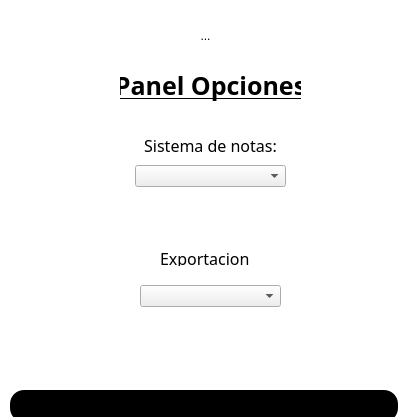
<?xml version="1.0" encoding="UTF-8"?>
<ui version="4.0">
 <class>Dialog</class>
 <widget class="QDialog" name="Dialog">
  <property name="geometry">
   <rect>
    <x>0</x>
    <y>0</y>
    <width>407</width>
    <height>417</height>
   </rect>
  </property>
  <property name="windowTitle">
   <string>Dialog</string>
  </property>
  <property name="styleSheet">
   <string notr="true">QDialog {
background: white;
}</string>
  </property>
  <widget class="QToolButton" name="icono">
   <property name="geometry">
    <rect>
     <x>180</x>
     <y>10</y>
     <width>51</width>
     <height>51</height>
    </rect>
   </property>
   <property name="styleSheet">
    <string notr="true">#icono {
background: white;
border-radius: 15px;
}
</string>
   </property>
   <property name="text">
    <string>...</string>
   </property>
   <property name="icon">
    <iconset resource="recursos.qrc">
     <normaloff>:/path/imagenes/opciones.ico</normaloff>:/path/imagenes/opciones.ico</iconset>
   </property>
   <property name="iconSize">
    <size>
     <width>40</width>
     <height>40</height>
    </size>
   </property>
  </widget>
  <widget class="QFrame" name="frame">
   <property name="geometry">
    <rect>
     <x>10</x>
     <y>160</y>
     <width>391</width>
     <height>31</height>
    </rect>
   </property>
   <property name="styleSheet">
    <string notr="true">QFrame {
background: white;
border-radius: 15px;
}</string>
   </property>
   <property name="frameShape">
    <enum>QFrame::StyledPanel</enum>
   </property>
   <property name="frameShadow">
    <enum>QFrame::Raised</enum>
   </property>
  </widget>
  <widget class="QLabel" name="titulo">
   <property name="geometry">
    <rect>
     <x>120</x>
     <y>70</y>
     <width>181</width>
     <height>31</height>
    </rect>
   </property>
   <property name="font">
    <font>
     <family>Aharoni</family>
     <pointsize>19</pointsize>
     <weight>75</weight>
     <bold>true</bold>
     <underline>true</underline>
    </font>
   </property>
   <property name="styleSheet">
    <string notr="true"/>
   </property>
   <property name="text">
    <string>Panel Opciones</string>
   </property>
   <property name="alignment">
    <set>Qt::AlignCenter</set>
   </property>
  </widget>
  <widget class="QComboBox" name="sistema">
   <property name="geometry">
    <rect>
     <x>135</x>
     <y>165</y>
     <width>151</width>
     <height>22</height>
    </rect>
   </property>
   <property name="styleSheet">
    <string notr="true">#sistema {
font-size: 13px;

}</string>
   </property>
  </widget>
  <widget class="QLabel" name="opcion1">
   <property name="geometry">
    <rect>
     <x>140</x>
     <y>130</y>
     <width>141</width>
     <height>31</height>
    </rect>
   </property>
   <property name="font">
    <font>
     <family>Aharoni</family>
     <pointsize>12</pointsize>
    </font>
   </property>
   <property name="text">
    <string>Sistema de notas:</string>
   </property>
   <property name="alignment">
    <set>Qt::AlignCenter</set>
   </property>
  </widget>
  <widget class="QLabel" name="label">
   <property name="geometry">
    <rect>
     <x>160</x>
     <y>250</y>
     <width>91</width>
     <height>16</height>
    </rect>
   </property>
   <property name="font">
    <font>
     <family>Aharoni</family>
     <pointsize>12</pointsize>
    </font>
   </property>
   <property name="text">
    <string>Exportacion</string>
   </property>
  </widget>
  <widget class="QFrame" name="frame_2">
   <property name="geometry">
    <rect>
     <x>10</x>
     <y>280</y>
     <width>391</width>
     <height>31</height>
    </rect>
   </property>
   <property name="styleSheet">
    <string notr="true">QFrame {
background: white;
border-radius: 14px;
}</string>
   </property>
   <property name="frameShape">
    <enum>QFrame::StyledPanel</enum>
   </property>
   <property name="frameShadow">
    <enum>QFrame::Raised</enum>
   </property>
   <widget class="QComboBox" name="exportacion">
    <property name="geometry">
     <rect>
      <x>130</x>
      <y>5</y>
      <width>141</width>
      <height>22</height>
     </rect>
    </property>
   </widget>
  </widget>
  <widget class="QFrame" name="frame_3">
   <property name="geometry">
    <rect>
     <x>10</x>
     <y>390</y>
     <width>388</width>
     <height>32</height>
    </rect>
   </property>
   <property name="styleSheet">
    <string notr="true">QFrame {
background: black;
border-radius: 14px;
}</string>
   </property>
   <property name="frameShape">
    <enum>QFrame::StyledPanel</enum>
   </property>
   <property name="frameShadow">
    <enum>QFrame::Raised</enum>
   </property>
  </widget>
 </widget>
 <resources>
  <include location="recursos.qrc"/>
 </resources>
 <connections/>
</ui>
